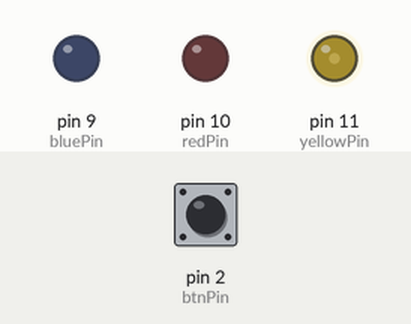
Bench run of a sketch on a simulated Arduino Uno, built with avr-gcc and run on an emulated ATmega328P. Parts: output pins drawn as LEDs (lit = HIGH). The inputs (shaded band) are chosen by the test bench; at power-on: pin 2 (btnPin) HIGH. Random numbers use the default seed unless the sketch sets one.

Above: at 1.2 s.
1.3 s: pin 2 (btnPin) pulsed LOW 5 times (0.12 s each, 0.3 s apart)
At 1.95 s:
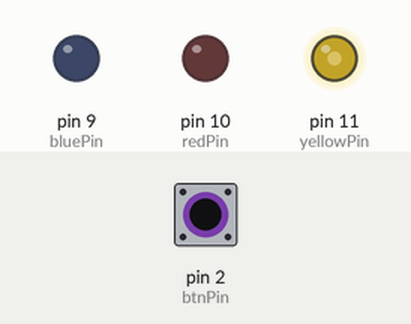
At 2.55 s:
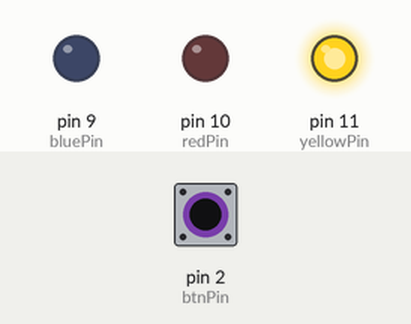
4.3 s: pin 2 (btnPin) pulled LOW for 0.15 s
At 5.6 s:
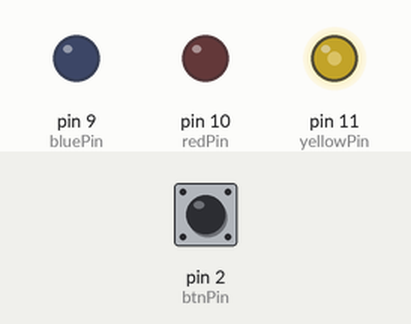
7.4 s: pin 2 (btnPin) pulled LOW for 1 s
Timing chart, 0 to 25.9 s (numbered marks = the images above; inputs shaded):
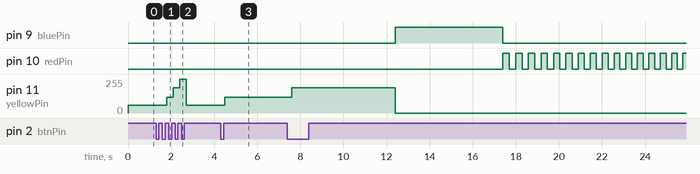

The sketch:

work2.ino
```cpp
const int btnPin = 2;    // 按鈕接在 D2
const int yellowPin = 11; // 黃燈接在 D11
const int redPin = 10;   // 紅燈接在 D10
const int bluePin = 9;   // 藍燈接在 D9

int pressCount = 0;      // 記錄按按鈕次數（控制黃燈亮度，共 4 級）
unsigned long lastInteractTime = 0; // 記錄上一次按按鈕的時間
bool buttonIsPressed = false;

// 紅色閃爍相關變數
unsigned long lastBlinkTime = 0;
bool redState = false;

// 新增：瘋狂派對模式（連續按 15 下）相關變數
bool isPartyMode = false;
unsigned long partyStartTime = 0;
unsigned long lastPartyFlashTime = 0;
int rapidClickCount = 0;
unsigned long lastSingleClickTime = 0;

void setup() {
  pinMode(yellowPin, OUTPUT);
  pinMode(redPin, OUTPUT);
  pinMode(bluePin, OUTPUT);
  pinMode(btnPin, INPUT_PULLUP); // 內建提升電阻，按下去為 LOW
  Serial.begin(9600);
  lastInteractTime = millis();
  randomSeed(analogRead(0)); // 讓隨機亂數每次都不同
}

void loop() {
  unsigned long currentTime = millis();
  int buttonState = digitalRead(btnPin);

  // 1. 偵測按鈕按下
  if (buttonState == LOW && !buttonIsPressed) {
    buttonIsPressed = true;

    // 如果目前不在派對模式中，計算連續點擊次數
    if (!isPartyMode) {
      if (currentTime - lastSingleClickTime < 1000) {
        rapidClickCount++; // 1秒內連續按，累積次數
      } else {
        rapidClickCount = 1; // 超過1秒沒按就重新計算連續次數
      }
      lastSingleClickTime = currentTime;

      // 如果連續快速按滿 15 下 -> 觸發派對模式！
      if (rapidClickCount >= 15) {
        isPartyMode = true;
        partyStartTime = currentTime;
        rapidClickCount = 0; // 重置計數
      } else {
        // 一般點擊：增加黃燈亮度級距，並重置 5/10 秒計時器
        pressCount = (pressCount % 4) + 1;
        lastInteractTime = currentTime;

        redState = false;
        digitalWrite(redPin, LOW);
      }
    }

    delay(200); // 防彈跳
  }

  // 記錄放開按鈕
  if (buttonState == HIGH && buttonIsPressed) {
    buttonIsPressed = false;
  }

  // 計算距離上次正常互動經過的時間
  unsigned long elapsed = currentTime - lastInteractTime;

  // 2. 狀態判斷與燈光控制
  if (isPartyMode) {
    // **新功能：派對模式（連續按15下觸發，持續 7 秒）**
    if (currentTime - partyStartTime >= 7000) {
      isPartyMode = false;        // 7 秒到，關閉派對模式
      lastInteractTime = currentTime; // 重置計時器，回到正常 0-5 秒狀態
      digitalWrite(yellowPin, LOW);
      digitalWrite(redPin, LOW);
      digitalWrite(bluePin, LOW);
    } else {
      // 每 100 毫秒隨機改變三顆燈的亮度，製造興奮錯亂的霓虹燈效果！
      if (currentTime - lastPartyFlashTime >= 100) {
        lastPartyFlashTime = currentTime;
        analogWrite(yellowPin, random(0, 256));
        analogWrite(redPin, random(0, 256));
        analogWrite(bluePin, random(0, 256));
      }
    }
  }
  else if (elapsed > 10000) {
    // 超過 10 秒：紅燈閃爍，越久閃越快
    digitalWrite(yellowPin, LOW);
    digitalWrite(bluePin, LOW);

    unsigned long redTime = elapsed - 10000;
    int blinkInterval = 300 - (redTime / 200);
    if (blinkInterval < 60) {
      blinkInterval = 60;
    }

    if (currentTime - lastBlinkTime >= blinkInterval) {
      lastBlinkTime = currentTime;
      redState = !redState;
      digitalWrite(redPin, redState ? HIGH : LOW);
    }
  }
  else if (elapsed > 5000) {
    // 超過 5 秒（但在 10 秒內）：變成藍燈
    digitalWrite(yellowPin, LOW);
    digitalWrite(redPin, LOW);
    digitalWrite(bluePin, HIGH);
    redState = false;
  }
  else {
    // 5 秒內（正常狀態）：黃燈亮，按越多次越亮
    digitalWrite(redPin, LOW);
    digitalWrite(bluePin, LOW);
    redState = false;

    int brightness = 60;
    if (pressCount == 1) brightness = 60;
    else if (pressCount == 2) brightness = 120;
    else if (pressCount == 3) brightness = 190;
    else if (pressCount == 4) brightness = 255;

    analogWrite(yellowPin, brightness);
  }
}
```

Measured:
- after the input at 1.3 s, pin 11 (yellowPin): 60/255 → 120/255 after 0.50 s, → 190/255 0.30 s later, → 255/255 0.30 s later, → 60/255 0.30 s later
- after the input at 4.3 s, pin 11 (yellowPin): 60/255 → 120/255 after 0.20 s
